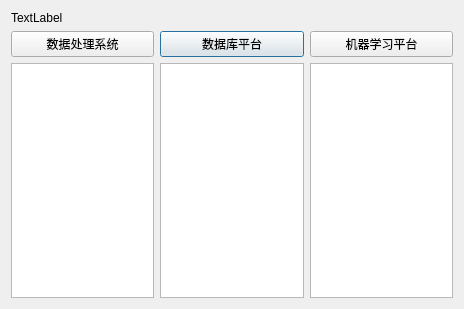
<?xml version="1.0" encoding="UTF-8"?>
<ui version="4.0">
 <class>Dialog</class>
 <widget class="QDialog" name="Dialog">
  <property name="geometry">
   <rect>
    <x>0</x>
    <y>0</y>
    <width>464</width>
    <height>309</height>
   </rect>
  </property>
  <property name="windowTitle">
   <string>Dialog</string>
  </property>
  <layout class="QGridLayout" name="gridLayout">
   <item row="3" column="2">
    <widget class="QTextBrowser" name="textBrowser_3"/>
   </item>
   <item row="2" column="1">
    <widget class="QPushButton" name="pushButton_db2">
     <property name="text">
      <string>数据库平台</string>
     </property>
    </widget>
   </item>
   <item row="2" column="2">
    <widget class="QPushButton" name="pushButton_ml">
     <property name="text">
      <string>机器学习平台</string>
     </property>
    </widget>
   </item>
   <item row="0" column="0">
    <widget class="QLabel" name="label">
     <property name="text">
      <string>TextLabel</string>
     </property>
    </widget>
   </item>
   <item row="3" column="1">
    <widget class="QTextBrowser" name="textBrowser_2"/>
   </item>
   <item row="2" column="0">
    <widget class="QPushButton" name="pushButton_db">
     <property name="text">
      <string>数据处理系统</string>
     </property>
    </widget>
   </item>
   <item row="3" column="0">
    <widget class="QTextBrowser" name="textBrowser"/>
   </item>
  </layout>
 </widget>
 <resources/>
 <connections/>
</ui>
